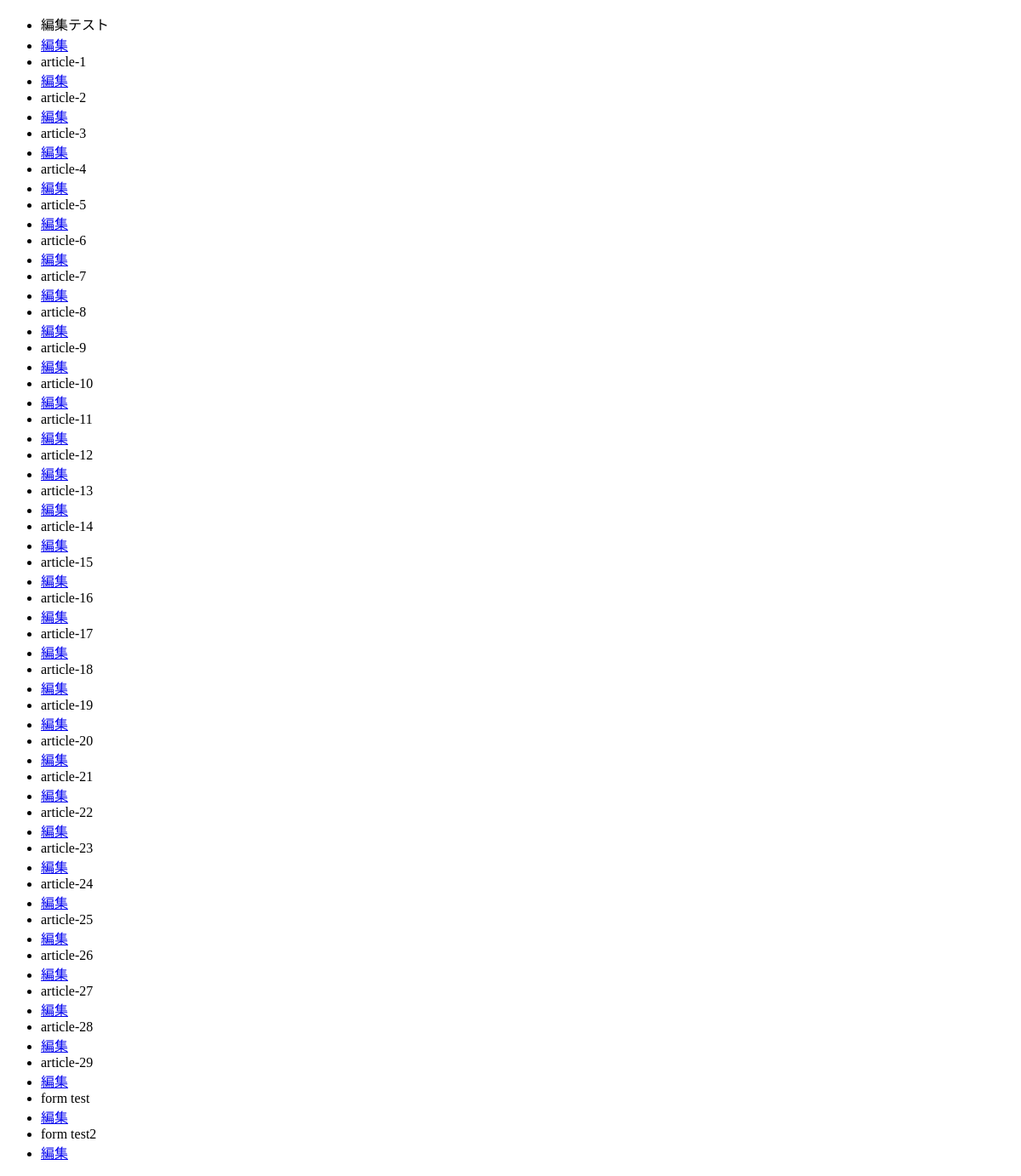
The app's page /admin_admin, older data.
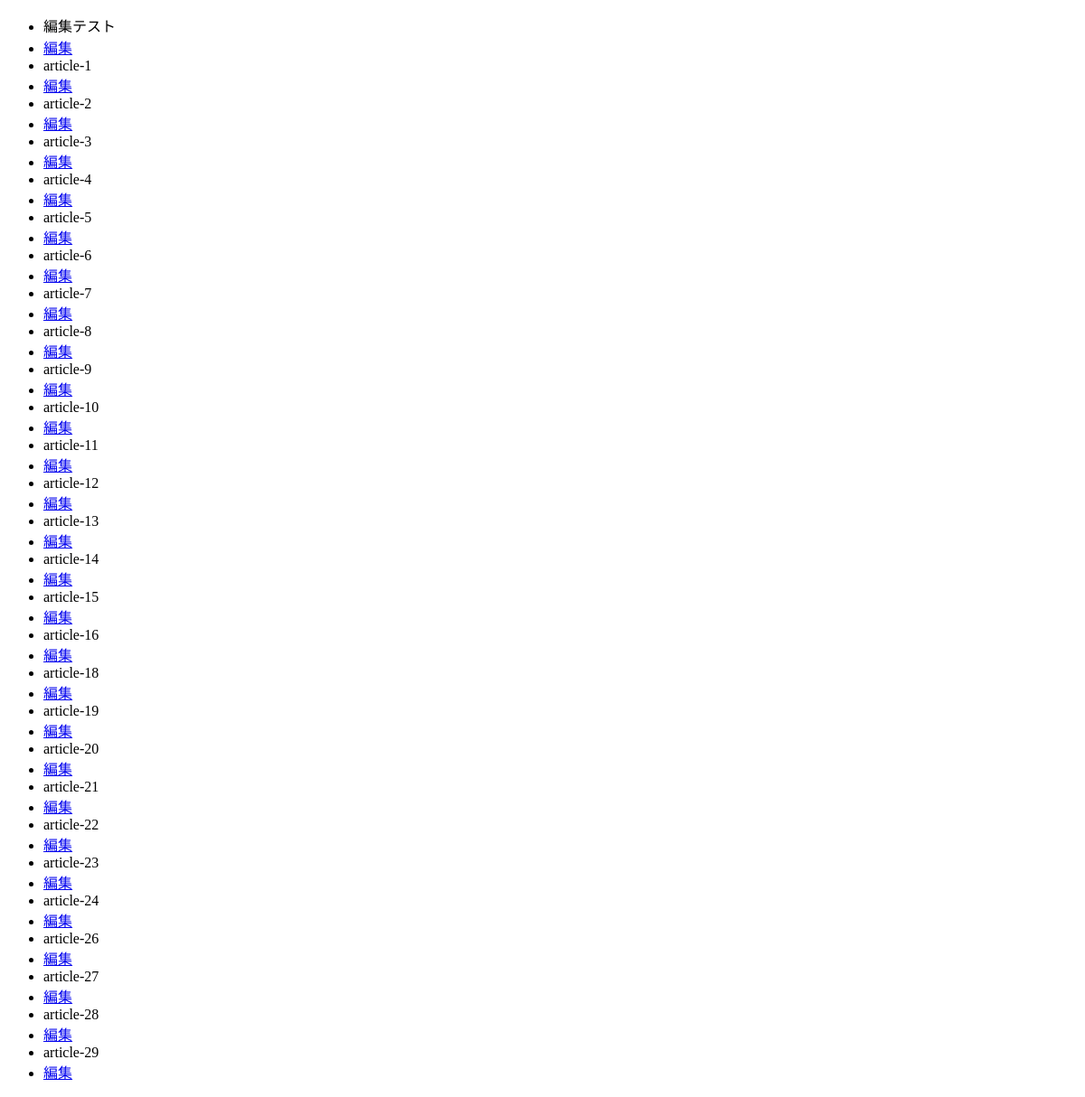
The same page, newer data.
### blog/models.py (models this page shows, shortened)
class Article(models.Model):
    title = models.CharField(
        max_length=50, verbose_name='記事のタイトル', unique=True)
    content = models.CharField(max_length=3000, verbose_name='記事内容')
    picture = models.ImageField(null=True, blank=True, default='article_thumbnail/default.JPG',
                                upload_to='article_thumbnail', verbose_name='記事のサムネ')
    user = models.ForeignKey(
        get_user_model(), on_delete=models.CASCADE, verbose_name='編集者情報', related_name='create_user')
    PUBLIC_SETTINGS_CHOICES = (
        (False, '非公開'),
        (True, '公開中')
    )
    is_public = models.BooleanField(
        default=False, choices=PUBLIC_SETTINGS_CHOICES, verbose_name='公開設定')
    public_date = models.DateField(verbose_name='公開日')
    category = models.ForeignKey(Category, on_delete=models.CASCADE, verbose_name='カテゴリー', null=True, blank=True)
    good_user = models.ManyToManyField(get_user_model(), blank=True, verbose_name='高評価ユーザー', related_name='good_user')
    good_count = models.IntegerField(default=0, verbose_name='いいねの数')
    read_later_user = models.ManyToManyField(get_user_model(), blank=True, verbose_name='後で読むユーザー',
                                             related_name='later_user')
    browsing_user = models.ManyToManyField(get_user_model(), blank=True, related_name='browsing_user',
                                           verbose_name='閲覧したユーザー')
    class Meta:
        verbose_name_plural = '記事'

### blog/views.py (the view)
# urls.py: path('admin_admin', views.AdminArticleList.as_view(), name='admin_article_list'),
class AdminArticleList(ListView, LoginRequiredMixin):
    template_name = 'admin/admin_article_list.html'
    model = models.Article
    def get_context_data(self, **kwargs):
        context = super(AdminArticleList, self).get_context_data()
        context.update({
            'article_list': models.Article.objects.all()
        })
        return context

### blog/templates/admin/admin_article_list.html (shortened to what this page needs)
<!DOCTYPE html>
<html lang="en">
<head>
</head>
<body>
   <ul>
       {% for article in article_list %}
       <li>{{ article.title }}</li>
           <li><a href="{% url 'edit_article' article.pk %}">編集</a> </li>
       {% endfor %}
   </ul>
</body>
</html>

Row changes from the older to the newer data that the page shows:
removed Article: title "article-17"
removed Article: title "article-25"
removed Article: title "form test"
removed Article: title "form test2"
